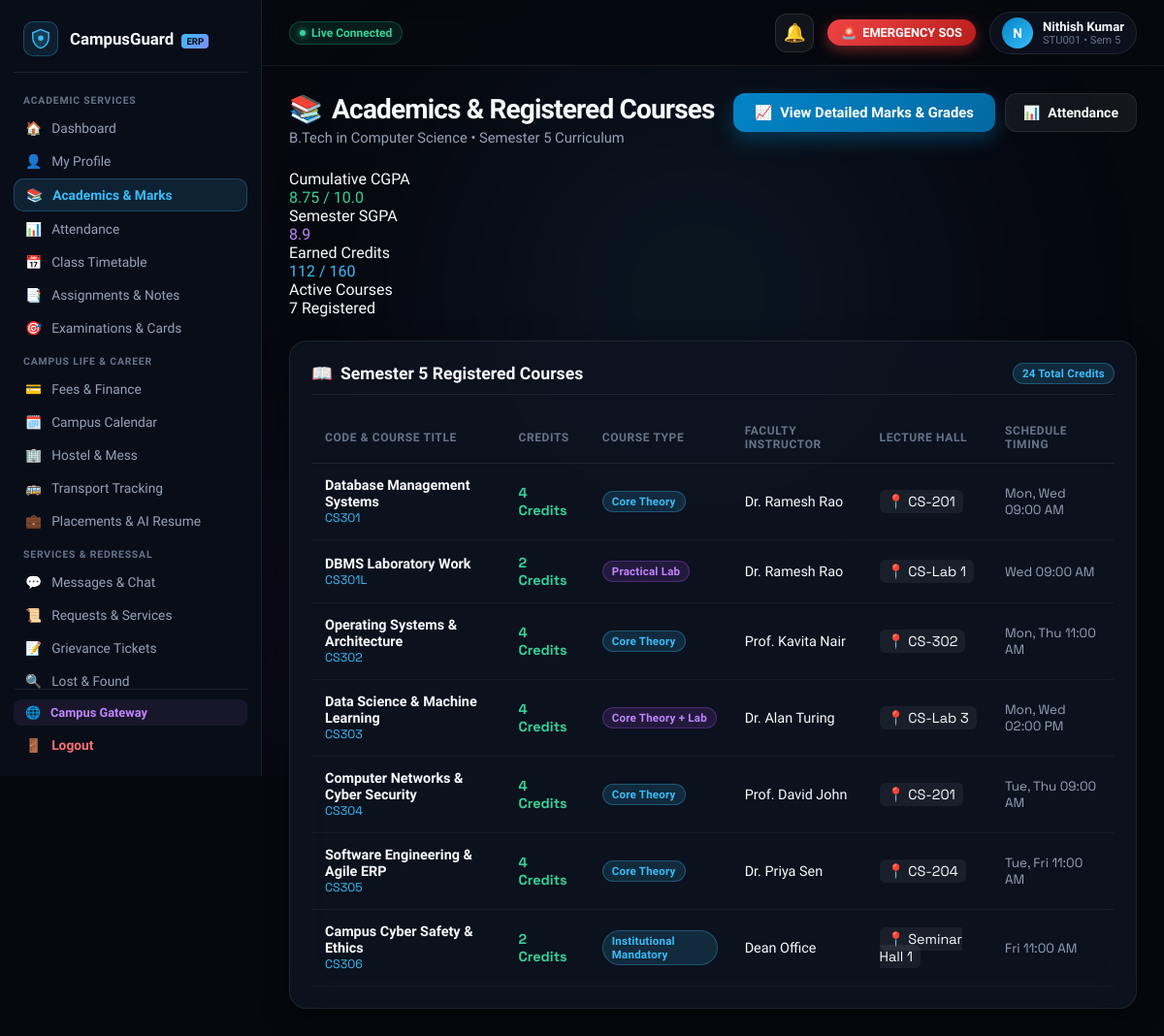
Before: /student/academics (signed in) with the older database file.
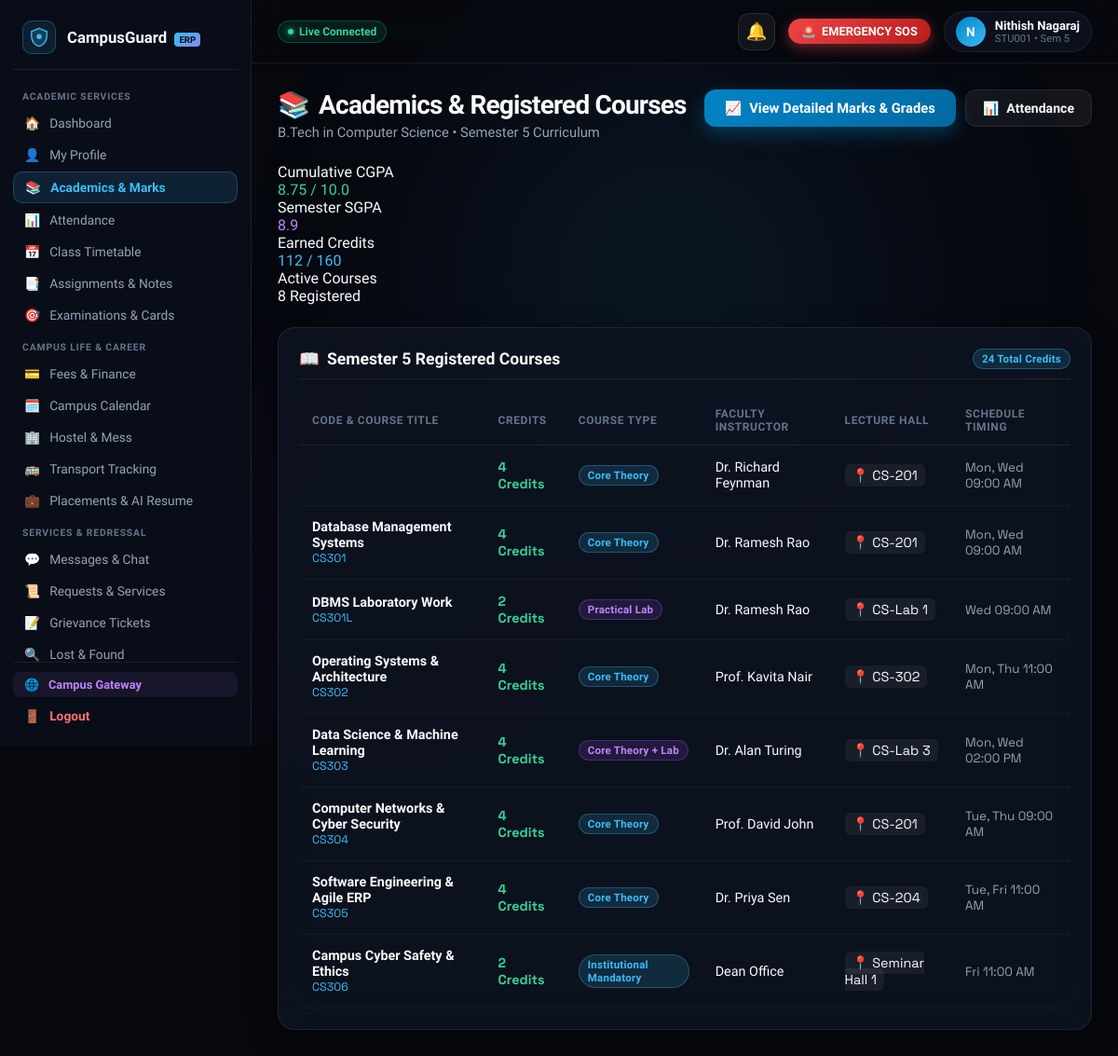
After: the same page with the newer database file.
### tables this page shows
CREATE TABLE students (
            id INTEGER PRIMARY KEY AUTOINCREMENT,
            name TEXT NOT NULL,
            register_number TEXT UNIQUE NOT NULL,
            email TEXT NOT NULL,
            password_hash TEXT NOT NULL,
            department TEXT NOT NULL,
            year INTEGER NOT NULL,
            profile_image TEXT DEFAULT '',
            created_at TIMESTAMP DEFAULT CURRENT_TIMESTAMP
        , phone TEXT DEFAULT '+91 98765 43210', join_date TEXT DEFAULT '2023-08-01', cgpa REAL DEFAULT 8.75, program TEXT DEFAULT 'B.Tech', semester INTEGER DEFAULT 5, section TEXT DEFAULT 'A', dob TEXT DEFAULT '2004-05-14', address TEXT DEFAULT '#42, Green Avenue, Tech City, Karnataka 560001', parent_name TEXT DEFAULT 'R. S. Kumar', parent_phone TEXT DEFAULT '+91 94440 12345', sgpa REAL DEFAULT 8.90, earned_credits INTEGER DEFAULT 112, total_credits INTEGER DEFAULT 160, status TEXT DEFAULT 'ACTIVE');

CREATE TABLE courses (
            id INTEGER PRIMARY KEY AUTOINCREMENT,
            course_code TEXT UNIQUE NOT NULL,
            course_name TEXT NOT NULL,
            department TEXT NOT NULL,
            semester INTEGER NOT NULL,
            credits INTEGER NOT NULL,
            faculty_name TEXT NOT NULL,
            course_type TEXT NOT NULL,
            room_number TEXT NOT NULL,
            timing TEXT NOT NULL
        );

### routes/student.py (the view)
@student_bp.route('/student/academics')
@student_required
def student_academics(student):
    conn = get_db_connection()
    courses = conn.execute("SELECT * FROM courses ORDER BY course_code ASC").fetchall()
    conn.close()
    return render_template('student/academics.html', student=student, courses=courses, active_page='academics')

### app.py (called while the page is built, shortened)
def _url_build_error_fallback(error, endpoint, values):
    for registered_ep in list(app.view_functions.keys()):
        if registered_ep == endpoint or registered_ep.endswith('.' + endpoint):
            try:
                return url_for(registered_ep, **values)
            except Exception:
                if 'student_id' in values and 'id' not in values:
                    v_copy = dict(values)
                    v_copy['id'] = v_copy.pop('student_id')
                    try:
                        return url_for(registered_ep, **v_copy)
                    except Exception:
                        pass
                continue

### database/db.py (called while the page is built)
def get_db_connection():
    conn = sqlite3.connect(DATABASE_FILE, timeout=20.0)
    conn.row_factory = sqlite3.Row
    return conn

### utils/security.py (called while the page is built)
def add_security_headers(response):
    response.headers['Cache-Control'] = 'no-cache, no-store, must-revalidate, max-age=0'
    response.headers['Pragma'] = 'no-cache'
    response.headers['Expires'] = '0'
    response.headers['X-Content-Type-Options'] = 'nosniff'
    response.headers['X-Frame-Options'] = 'SAMEORIGIN'
    response.headers['X-XSS-Protection'] = '1; mode=block'
    return response

### templates/student/academics.html (shortened to what this page needs)
{% extends "student/base_student.html" %}
{% block student_content %}
<div class="page-header-block">
    <div class="page-title-group">
        <h1><span>📚</span> Academics &amp; Registered Courses</h1>
        <p>{{ student.program|default('B.Tech') }} in {{ student.department }} • Semester {{ student.semester|default(5) }} Curriculum</p>
    </div>
    <div style="display: flex; gap: 10px;">
        <a href="{{ url_for('student_marks') }}" class="btn-primary">
            <span>📈</span> View Detailed Marks &amp; Grades
        </a>
        <a href="{{ url_for('student_attendance') }}" class="btn-secondary">
            <span>📊</span> Attendance
        </a>
    </div>
</div>
<section class="attendance-summary-banner" style="grid-template-columns: repeat(auto-fit, minmax(180px, 1fr));">
    <div class="stat-box">
        <div class="stat-box-label">Cumulative CGPA</div>
        <div class="stat-box-num" style="color: #34d399;">{{ student.cgpa|default('8.75') }} / 10.0</div>
    </div>
    <div class="stat-box">
        <div class="stat-box-label">Semester SGPA</div>
        <div class="stat-box-num" style="color: #c084fc;">{{ student.sgpa|default('8.90') }}</div>
    </div>
    <div class="stat-box">
        <div class="stat-box-label">Earned Credits</div>
        <div class="stat-box-num" style="color: #38bdf8;">{{ student.earned_credits|default('112') }} / {{ student.total_credits|default('160') }}</div>
    </div>
    <div class="stat-box">
        <div class="stat-box-label">Active Courses</div>
        <div class="stat-box-num" style="color: var(--text-primary);">{{ courses|length }} Registered</div>
    </div>
</section>
<section class="content-card">
    <div class="card-header-row">
        <h2 class="card-heading"><span>📖</span> Semester 5 Registered Courses</h2>
        <span class="badge badge-cyan">24 Total Credits</span>
    </div>
    <div class="table-responsive">
        <table class="portal-table">
            <thead>
                <tr>
                    <th>Code &amp; Course Title</th>
                    <th>Credits</th>
                    <th>Course Type</th>
                    <th>Faculty Instructor</th>
                    <th>Lecture Hall</th>
                    <th>Schedule Timing</th>
                </tr>
            </thead>
            <tbody>
                {% for c in courses %}
                <tr>
                    <td>
                        <div style="font-weight: 700; color: var(--text-primary);">{{ c.course_name }}</div>
                        <div style="font-size: 0.78rem; color: var(--student-primary); font-family: var(--font-mono);">{{ c.course_code }}</div>
                    </td>
                    <td><strong style="font-family: var(--font-mono); color: #34d399;">{{ c.credits }} Credits</strong></td>
                    <td>
                        <span class="badge {% if 'Lab' in c.course_type %}badge-purple{% elif 'Elective' in c.course_type %}badge-yellow{% else %}badge-cyan{% endif %}">
                            {{ c.course_type }}
                        </span>
                    </td>
                    <td>{{ c.faculty_name }}</td>
                    <td>
                        <span style="font-family: var(--font-mono); background: rgba(255,255,255,0.06); padding: 3px 8px; border-radius: 6px;">
                            📍 {{ c.room_number }}
                        </span>
                    </td>
                    <td style="font-size: 0.84rem; color: var(--text-secondary); font-family: var(--font-mono);">
                        {{ c.timing }}
                    </td>
                </tr>
                {% endfor %}
            </tbody>
        </table>
    </div>
</section>
{% endblock %}

### templates/student/base_student.html (shortened to what the changed rows need)
<!DOCTYPE html>
<html lang="en">
<head>
    <link rel="stylesheet" href="{{ url_for('static', filename='css/student-portal.css') }}">
    <link rel="stylesheet" href="{{ url_for('static', filename='css/campusguard-toast.css') }}">
    <link rel="stylesheet" href="{{ url_for('static', filename='css/emergency.css') }}">
</head>
<body>
    <div class="portal-layout">
        <div class="main-wrapper">
            <header class="topbar">
                <div class="topbar-right">
                    <a href="{{ url_for('student_profile') }}" class="user-avatar-pill" title="View Profile">
                        <div class="avatar-circle">
                            {{ student.name[0]|upper if student else 'S' }}
                        </div>
                        <div class="user-meta-top">
                            <span class="user-name-top">{{ student.name if student else 'Student' }}</span>
                            <span class="user-role-top">{{ student.register_number if student else '' }} • Sem {{ student.semester|default(5) }}</span>
                        </div>
                    </a>
                </div>
            </header>
            <main class="portal-content">
                {% block student_content %}{% endblock %}
            </main>
        </div>
    </div>
</body>
</html>

Changed rows visible on the page:
changed students "B.Tech": name "Nithish Kumar" → "Nithish Nagaraj"
added courses: credits "4", course_type "Core Theory", faculty_name "Dr. Richard Feynman", room_number "CS-201", timing "Mon, Wed 09:00 AM"
Other visible differences:
{{ courses|length }}: "7" → "8"
